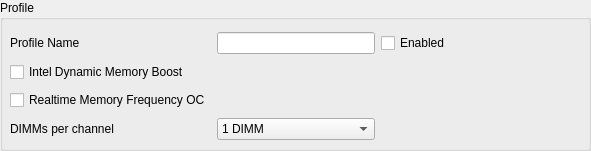
         <widget class="QGroupBox" name="groupBoxHeader_XMP1">
          <property name="geometry">
           <rect>
            <x>10</x>
            <y>10</y>
            <width>591</width>
            <height>151</height>
           </rect>
          </property>
          <property name="title">
           <string>Profile</string>
          </property>
          <widget class="QWidget" name="gridLayoutWidget_13">
           <property name="geometry">
            <rect>
             <x>10</x>
             <y>30</y>
             <width>441</width>
             <height>116</height>
            </rect>
           </property>
           <layout class="QGridLayout" name="gridLayout_Profile_XMP1">
            <item row="0" column="3">
             <widget class="QCheckBox" name="cbEnabled_XMP1">
              <property name="text">
               <string>Enabled</string>
              </property>
             </widget>
            </item>
            <item row="1" column="1">
             <widget class="QCheckBox" name="cbDynamicMemBoost_XMP1">
              <property name="text">
               <string>Intel Dynamic Memory Boost</string>
              </property>
             </widget>
            </item>
            <item row="0" column="2">
             <widget class="QLineEdit" name="leProfileName_XMP1">
              <property name="text">
               <string/>
              </property>
              <property name="readOnly">
               <bool>false</bool>
              </property>
             </widget>
            </item>
            <item row="0" column="1">
             <widget class="QLabel" name="lProfileName_XMP1">
              <property name="text">
               <string>Profile Name</string>
              </property>
             </widget>
            </item>
            <item row="2" column="1">
             <widget class="QCheckBox" name="cbRealTimeMemOC_XMP1">
              <property name="text">
               <string>Realtime Memory Frequency OC</string>
              </property>
             </widget>
            </item>
            <item row="3" column="1">
             <widget class="QLabel" name="lDMMc_XMP1">
              <property name="text">
               <string>DIMMs per channel</string>
              </property>
             </widget>
            </item>
            <item row="3" column="2">
             <widget class="QComboBox" name="cbDimmPChannel_XMP1">
              <item>
               <property name="text">
                <string>1 DIMM</string>
               </property>
              </item>
              <item>
               <property name="text">
                <string>2 DIMM</string>
               </property>
              </item>
              <item>
               <property name="text">
                <string>3 DIMM</string>
               </property>
              </item>
              <item>
               <property name="text">
                <string>4 DIMM</string>
               </property>
              </item>
             </widget>
            </item>
           </layout>
          </widget>
         </widget>
